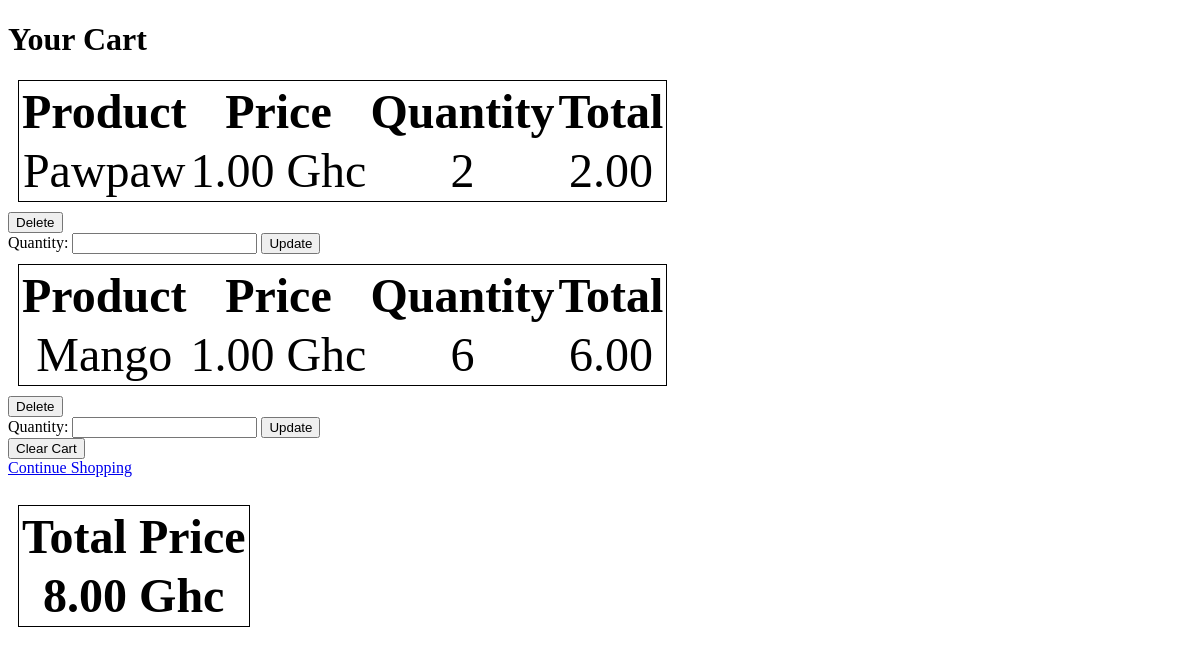
The app's page /cart/ (signed in), older data.
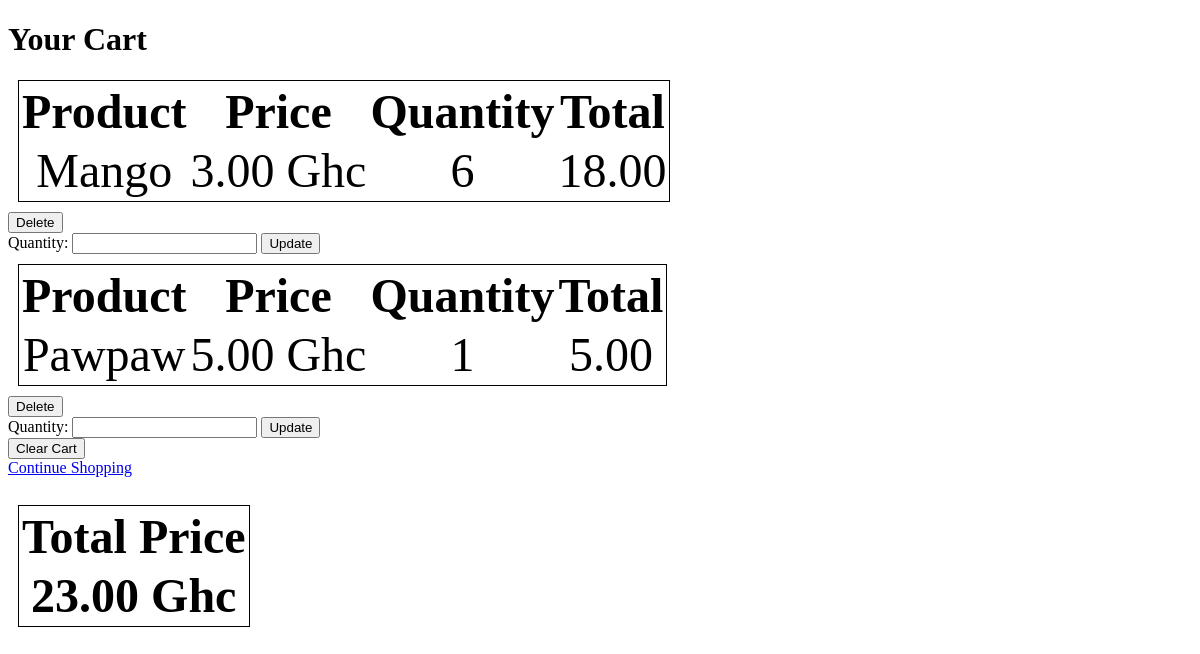
The same page, newer data.
### Product/models.py (models this page shows, shortened)
class Product(models.Model):
    name = models.CharField(max_length=255)
    price = models.DecimalField(max_digits=10, decimal_places=2)
    stock = models.IntegerField()
    def __str__(self):
        return self.name

class CartItem(models.Model):
    cart = models.ForeignKey(Cart, on_delete=models.CASCADE)
    product = models.ForeignKey(Product, on_delete=models.CASCADE)
    quantity = models.PositiveIntegerField(default=1)
    price = models.DecimalField(max_digits=20, decimal_places=2)

### Product/views.py (the view)
# urls.py: path('cart/', views.cart_detail, name='cart_detail'),
def cart_detail(request):
    cart = get_object_or_404(Cart, user=request.user)
    cart_items = CartItem.objects.filter(cart=cart)
    cart_details = []
    total_price = 0
    for item in cart_items:
        item_total = item.price * item.quantity
        total_price += item_total
        cart_details.append({
            'product': item.product,
            'price': item.price,
            'quantity': item.quantity,
            'item_total': item_total,
        })
    return render(request, 'cart_detail.html', {'cart_details':cart_details, 'cart': cart, 'total_price':total_price})

### Product/templates/cart_detail.html (shortened to what this page needs)
<!DOCTYPE html>
<html lang="en">
  <head>
    <link rel="stylesheet" href="https://cdnjs.cloudflare.com/ajax/libs/font-awesome/6.5.2/css/all.min.css">
  </head>
  <body>
    <h1>Your Cart</h1>
    {% for item in cart_details %}
    <table>
      <th>Product</th>
      <th>Price</th>
      <th>Quantity</th>
      <th>Total</th>
      <tr>
        <td>{{item.product}}</td>
        <td>{{item.price}} Ghc</td>
        <td>{{item.quantity}}</td>
        <td>{{item.item_total}}</td>
      </tr>
    </table>
    <form method="post" action="{% url 'delete_from_cart' item.product.id %}">
      <button type="submit">Delete</button>
    </form>
    <form method="post" action="{% url 'edit_cart' item.product.id %}">
        <label for="quantity">Quantity:</label>
        <input type="number" id="quantity" name="quantity" value="{{ cart_item.quantity }}" min="1" required>
        <button type="submit">Update</button>
    </form>
    {% endfor %}
    <form method="post" action="{% url 'clear_cart' %}">
      <button type="submit">Clear Cart</button>
    </form>
    <a href="{% url 'index' %}">Continue Shopping</a><br><br>
 <table>
    <th>Total Price</th>
<tr>
  <td><strong>{{ total_price }} Ghc</strong></td>
</tr>
 </table>
  </body>
</html>

### Product/templates/cart_detail.html (style rules this page uses)
table { border: 1px solid; text-align: center; margin: 10px; font-size: 3rem; }

Row changes from the older to the newer data that the page shows:
changed Product "Mango": price "1.00" → "3.00"; item_total "6.00" → "18.00"; moves up the list
changed Product "Pawpaw": price "1.00" → "5.00"; quantity "2" → "1"; item_total "2.00" → "5.00"
Text that changed along with them:
{{ total_price }}: "8.00" → "23.00"
